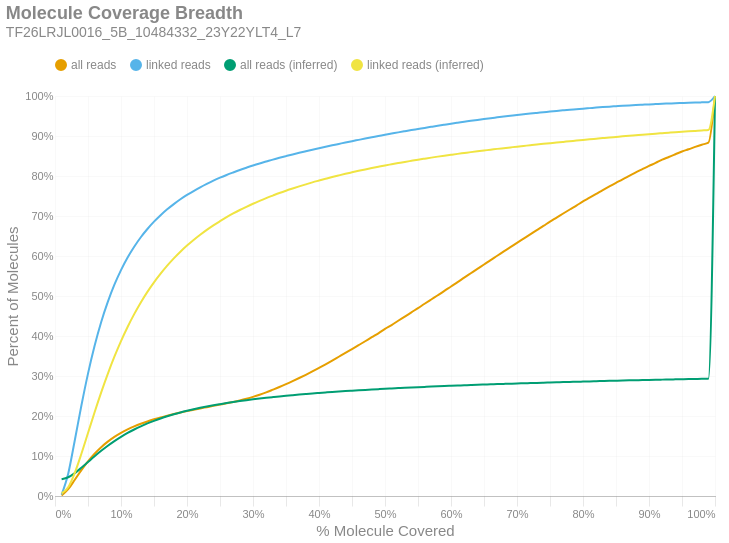

Notebook cell for this chart:
### Markdown cell above
### Molecule Read Coverage
This chart shows molecule coverage breadth as computed by the number of bases aligned to that molecule. In other words, "*how much of each unique long molecule is actually sequenced/aligned?*" Keep in mind there is a distinction between sequences and alignments, since some sequences belonging to a particular molecule may not align well and wouldn't appear in the alignment data. This chart also shows molecule coverage breadth as computed by the *inferred fragment* from which the aligned sequences originate. Unlike read coverage, this calculation takes into account the total insert size, including unsequenced gaps between the forward and reverse reads. Like the previous figures, these are cumulative percents.

### Code cell
if SKIPLR:
    print_html(f"Skipped")
else:
    binned_df = consolidated_hist(valids['coverage_bp'], mask, 0.01, True)
    binned_df_inf = consolidated_hist(valids['coverage_inserts'], mask, 0.01, True)
    binned_df = binned_df.with_columns(pl.lit(binned_df_inf['all reads (cumsum)']).alias('all reads (inferred)'))
    binned_df = binned_df.with_columns(pl.lit(binned_df_inf['linked reads (cumsum)']).alias('linked reads (inferred)'))
    binned_df = binned_df.with_columns(
        (pl.col('bin').cast(pl.Float64) + 0.01).alias('right_edge')
    )

    with SafeRender(binned_df):
        (
            density_plot(binned_df, 'Molecule Coverage Breadth', samplename, 'molcov', ['all reads (inferred)','linked reads (inferred)'])
            .encode(
                #x=alt.X('bin:Q', title="% Molecule Covered").axis(format = '%').scale(padding=0),
                x=alt.X('right_edge:Q', title="% Molecule Covered").axis(format='%').scale(padding=0),
                y=alt.Y('value:Q', title='Percent of Molecules')
                    .axis(format='%')
                    .stack(False)
                    .scale(domainMin=0, padding=0),
                color=alt.Color("key:N").scale(domain = ["all reads", "linked reads", "all reads (inferred)", "linked reads (inferred)"]),
                tooltip = [
                    alt.Tooltip("key:N", title = "Data Type"),
                    alt.Tooltip("range_label:N", title="% Molecule Covered"),
                    alt.Tooltip("value:Q", format = ".2%", title="% Molecules")
                ]
            )
        ).display()

### Figure 1 — Vega-Lite specification as saved in the notebook (floating-point values rounded to 4 significant figures)
{"width": "container", "height": 400, "config": {"title": {"anchor": "start", "dy": -15, "fontSize": 18, "color": "#888888", "subtitleColor": "#888888", "subtitleFontSize": 14}, "arc": {"fill": "#0072B2"}, "axis": {"domainColor": "#888888", "domainWidth": 0.5, "gridWidth": 0.2, "grid": false, "titleFontWeight": 400, "titleFontSize": 15, "labelFontSize": 11, "labelColor": "#888888", "tickColor": "#888888", "tickWidth": 0.2, "titleColor": "#888888"}, "axisBand": {"grid": false}, "axisX": {"grid": true, "tickSize": 10, "domainCap": "round"}, "axisY": {"domain": false, "grid": true, "tickSize": 0, "domainCap": "round"}, "background": "transparent", "header": {"labelFontSize": 15, "labelColor": "#888888", "titleFontSize": 15, "titleFontWeight": 600, "titleColor": "#888888"}, "legend": {"labelFont": "sans-serif", "labelFontSize": 12, "labelColor": "#888888", "symbolSize": 100, "symbolType": "circle", "titleFontSize": 12, "titlePadding": 10, "titleColor": "#888888", "title": null, "orient": "top"}, "range": {"category": ["#E69F00", "#56B4E9", "#009E73", "#F0E442", "#0072B2", "#D55E00", "#CC79A7", "#000000"], "diverging": ["#cfe8f3", "#a2d4ec", "#73bfe2", "#46abdb", "#1696d2", "#12719e"]}, "area": {"fill": "#0072B2", "fillOpacity": 0.7, "line": true, "strokeOpacity": 0.7}, "line": {"color": "#0072B2", "stroke": "#0072B2", "strokeWidth": 2}, "trail": {"color": "#0072B2", "stroke": "#0072B2", "strokeWidth": 0, "size": 1}, "point": {"filled": true, "fillOpacity": 1.0, "size": 95}, "text": {"color": "#888888", "fontSize": 11, "align": "right", "fontWeight": 400, "size": 11}, "bar": {"fill": "#0072B2", "stroke": null}, "view": {"stroke": null, "continuousWidth": 660, "continuousHeight": 400}}, "data": {"name": "data-f1406049d3b687c8cb28cf4c40d23f5c"}, "mark": {"type": "line", "interpolate": "monotone", "point": {"opacity": 0, "size": 275}}, "encoding": {"color": {"field": "key", "scale": {"domain": ["all reads", "linked reads", "all reads (inferred)", "linked reads (inferred)"]}, "type": "nominal"}, "tooltip": [{"field": "key", "title": "Data Type", "type": "nominal"}, {"field": "range_label", "title": "% Molecule Covered", "type": "nominal"}, {"field": "value", "format": ".2%", "title": "% Molecules", "type": "quantitative"}], "x": {"axis": {"format": "%"}, "field": "right_edge", "scale": {"padding": 0}, "title": "% Molecule Covered", "type": "quantitative"}, "y": {"axis": {"format": "%"}, "field": "value", "scale": {"domainMin": 0, "padding": 0}, "stack": false, "title": "Percent of Molecules", "type": "quantitative"}}, "params": [{"name": "param_c36ac31b6afebe62", "select": {"type": "point", "fields": ["key"]}, "bind": "legend"}], "title": {"text": "Molecule Coverage Breadth", "subtitle": "TF26LRJL0016_5B_10484332_23Y22YLT4_L7"}, "transform": [{"fold": ["all reads (cumsum)", "linked reads (cumsum)", "all reads (inferred)", "linked reads (inferred)"]}, {"calculate": "replace(datum.key, ' (cumsum)', '')", "as": "key"}, {"filter": {"param": "param_c36ac31b6afebe62"}}], "usermeta": {"embedOptions": {"downloadFileName": "TF26LRJL0016_5B_10484332_23Y22YLT4_L7.molcov"}}, "$schema": "https://vega.github.io/schema/vega-lite/v6.4.1.json", "datasets": {"data-f1406049d3b687c8cb28cf4c40d23f5c": [{"bin": "0.0", "interval": "0.0-0.01", "all reads": 0.001439, "linked reads": 0.003702, "all reads (cumsum)": 0.001439, "linked reads (cumsum)": 0.003702, "range_label": "0.0-0.01", "all reads (inferred)": 0.04208, "linked reads (inferred)": 0.0066, "right_edge": 0.01}, {"bin": "0.01", "interval": "0.01-0.02", "all reads": 0.01549, "linked reads": 0.05216, "all reads (cumsum)": 0.01693, "linked reads (cumsum)": 0.05586, "range_label": "0.01-0.02", "all reads (inferred)": 0.04695, "linked reads (inferred)": 0.0218, "right_edge": 0.02}, {"bin": "0.02", "interval": "0.02-0.03", "all reads": 0.02368, "linked reads": 0.08351, "all reads (cumsum)": 0.04061, "linked reads (cumsum)": 0.1394, "range_label": "0.02-0.03", "all reads (inferred)": 0.05733, "linked reads (inferred)": 0.05792, "right_edge": 0.03}, {"bin": "0.03", "interval": "0.03-0.04", "all reads": 0.02408, "linked reads": 0.08686, "all reads (cumsum)": 0.06469, "linked reads (cumsum)": 0.2262, "range_label": "0.03-0.04", "all reads (inferred)": 0.07066, "linked reads (inferred)": 0.1055, "right_edge": 0.04}, {"bin": "0.04", "interval": "0.04-0.05", "all reads": 0.02198, "linked reads": 0.07978, "all reads (cumsum)": 0.08667, "linked reads (cumsum)": 0.306, "range_label": "0.04-0.05", "all reads (inferred)": 0.085, "linked reads (inferred)": 0.1574, "right_edge": 0.05}, {"bin": "0.05", "interval": "0.05-0.06", "all reads": 0.01908, "linked reads": 0.06943, "all reads (cumsum)": 0.1058, "linked reads (cumsum)": 0.3754, "range_label": "0.05-0.06", "all reads (inferred)": 0.09932, "linked reads (inferred)": 0.2095, "right_edge": 0.06}, {"bin": "0.06", "interval": "0.06-0.07", "all reads": 0.01631, "linked reads": 0.05948, "all reads (cumsum)": 0.1221, "linked reads (cumsum)": 0.4349, "range_label": "0.06-0.07", "all reads (inferred)": 0.1129, "linked reads (inferred)": 0.2591, "right_edge": 0.07}, {"bin": "0.07", "interval": "0.07-0.08", "all reads": 0.01378, "linked reads": 0.05027, "all reads (cumsum)": 0.1358, "linked reads (cumsum)": 0.4852, "range_label": "0.07-0.08", "all reads (inferred)": 0.1256, "linked reads (inferred)": 0.3055, "right_edge": 0.08}, {"bin": "0.08", "interval": "0.08-0.09", "all reads": 0.01184, "linked reads": 0.04313, "all reads (cumsum)": 0.1477, "linked reads (cumsum)": 0.5283, "range_label": "0.08-0.09", "all reads (inferred)": 0.1372, "linked reads (inferred)": 0.3482, "right_edge": 0.09}, {"bin": "0.09", "interval": "0.09-0.1", "all reads": 0.01003, "linked reads": 0.03649, "all reads (cumsum)": 0.1577, "linked reads (cumsum)": 0.5648, "range_label": "0.09-0.1", "all reads (inferred)": 0.1479, "linked reads (inferred)": 0.3873, "right_edge": 0.1}, {"bin": "0.1", "interval": "0.1-0.11", "all reads": 0.008672, "linked reads": 0.03142, "all reads (cumsum)": 0.1664, "linked reads (cumsum)": 0.5962, "range_label": "0.1-0.11", "all reads (inferred)": 0.1575, "linked reads (inferred)": 0.4227, "right_edge": 0.11}, {"bin": "0.11", "interval": "0.11-0.12", "all reads": 0.007495, "linked reads": 0.02697, "all reads (cumsum)": 0.1739, "linked reads (cumsum)": 0.6232, "range_label": "0.11-0.12", "all reads (inferred)": 0.1663, "linked reads (inferred)": 0.4546, "right_edge": 0.12}, {"bin": "0.12", "interval": "0.12-0.13", "all reads": 0.006641, "linked reads": 0.02375, "all reads (cumsum)": 0.1805, "linked reads (cumsum)": 0.6469, "range_label": "0.12-0.13", "all reads (inferred)": 0.1742, "linked reads (inferred)": 0.4837, "right_edge": 0.13}, {"bin": "0.13", "interval": "0.13-0.14", "all reads": 0.00584, "linked reads": 0.02052, "all reads (cumsum)": 0.1864, "linked reads (cumsum)": 0.6675, "range_label": "0.13-0.14", "all reads (inferred)": 0.1814, "linked reads (inferred)": 0.5102, "right_edge": 0.14}, {"bin": "0.14", "interval": "0.14-0.15", "all reads": 0.005315, "linked reads": 0.01839, "all reads (cumsum)": 0.1917, "linked reads (cumsum)": 0.6858, "range_label": "0.14-0.15", "all reads (inferred)": 0.1879, "linked reads (inferred)": 0.5341, "right_edge": 0.15}, {"bin": "0.15", "interval": "0.15-0.16", "all reads": 0.004772, "linked reads": 0.01616, "all reads (cumsum)": 0.1965, "linked reads (cumsum)": 0.702, "range_label": "0.15-0.16", "all reads (inferred)": 0.1938, "linked reads (inferred)": 0.5557, "right_edge": 0.16}, {"bin": "0.16", "interval": "0.16-0.17", "all reads": 0.004372, "linked reads": 0.0146, "all reads (cumsum)": 0.2008, "linked reads (cumsum)": 0.7166, "range_label": "0.16-0.17", "all reads (inferred)": 0.1993, "linked reads (inferred)": 0.5758, "right_edge": 0.17}, {"bin": "0.17", "interval": "0.17-0.18", "all reads": 0.004017, "linked reads": 0.0131, "all reads (cumsum)": 0.2048, "linked reads (cumsum)": 0.7297, "range_label": "0.17-0.18", "all reads (inferred)": 0.2043, "linked reads (inferred)": 0.5941, "right_edge": 0.18}, {"bin": "0.18", "interval": "0.18-0.19", "all reads": 0.003806, "linked reads": 0.01205, "all reads (cumsum)": 0.2086, "linked reads (cumsum)": 0.7418, "range_label": "0.18-0.19", "all reads (inferred)": 0.2088, "linked reads (inferred)": 0.6108, "right_edge": 0.19}, {"bin": "0.19", "interval": "0.19-0.2", "all reads": 0.003558, "linked reads": 0.01082, "all reads (cumsum)": 0.2122, "linked reads (cumsum)": 0.7526, "range_label": "0.19-0.2", "all reads (inferred)": 0.213, "linked reads (inferred)": 0.6261, "right_edge": 0.2}, {"bin": "0.2", "interval": "0.2-0.21", "all reads": 0.00336, "linked reads": 0.009886, "all reads (cumsum)": 0.2156, "linked reads (cumsum)": 0.7625, "range_label": "0.2-0.21", "all reads (inferred)": 0.2169, "linked reads (inferred)": 0.6402, "right_edge": 0.21}, {"bin": "0.21", "interval": "0.21-0.22", "all reads": 0.003286, "linked reads": 0.009253, "all reads (cumsum)": 0.2189, "linked reads (cumsum)": 0.7717, "range_label": "0.21-0.22", "all reads (inferred)": 0.2204, "linked reads (inferred)": 0.6532, "right_edge": 0.22}, {"bin": "0.22", "interval": "0.22-0.23", "all reads": 0.003219, "linked reads": 0.008549, "all reads (cumsum)": 0.2221, "linked reads (cumsum)": 0.7803, "range_label": "0.22-0.23", "all reads (inferred)": 0.2237, "linked reads (inferred)": 0.6654, "right_edge": 0.23}, {"bin": "0.23", "interval": "0.23-0.24", "all reads": 0.003228, "linked reads": 0.008099, "all reads (cumsum)": 0.2253, "linked reads (cumsum)": 0.7884, "range_label": "0.23-0.24", "all reads (inferred)": 0.2268, "linked reads (inferred)": 0.6767, "right_edge": 0.24}, {"bin": "0.24", "interval": "0.24-0.25", "all reads": 0.003167, "linked reads": 0.007382, "all reads (cumsum)": 0.2285, "linked reads (cumsum)": 0.7957, "range_label": "0.24-0.25", "all reads (inferred)": 0.2297, "linked reads (inferred)": 0.687, "right_edge": 0.25}, {"bin": "0.25", "interval": "0.25-0.26", "all reads": 0.003171, "linked reads": 0.006789, "all reads (cumsum)": 0.2316, "linked reads (cumsum)": 0.8025, "range_label": "0.25-0.26", "all reads (inferred)": 0.2324, "linked reads (inferred)": 0.697, "right_edge": 0.26}, {"bin": "0.26", "interval": "0.26-0.27", "all reads": 0.003372, "linked reads": 0.006329, "all reads (cumsum)": 0.235, "linked reads (cumsum)": 0.8089, "range_label": "0.26-0.27", "all reads (inferred)": 0.2349, "linked reads (inferred)": 0.7063, "right_edge": 0.27}, {"bin": "0.27", "interval": "0.27-0.28", "all reads": 0.003757, "linked reads": 0.006127, "all reads (cumsum)": 0.2388, "linked reads (cumsum)": 0.815, "range_label": "0.27-0.28", "all reads (inferred)": 0.2373, "linked reads (inferred)": 0.715, "right_edge": 0.28}, {"bin": "0.28", "interval": "0.28-0.29", "all reads": 0.004219, "linked reads": 0.005754, "all reads (cumsum)": 0.243, "linked reads (cumsum)": 0.8207, "range_label": "0.28-0.29", "all reads (inferred)": 0.2395, "linked reads (inferred)": 0.723, "right_edge": 0.29}, {"bin": "0.29", "interval": "0.29-0.3", "all reads": 0.004775, "linked reads": 0.005552, "all reads (cumsum)": 0.2478, "linked reads (cumsum)": 0.8263, "range_label": "0.29-0.3", "all reads (inferred)": 0.2416, "linked reads (inferred)": 0.7307, "right_edge": 0.3}, {"bin": "0.3", "interval": "0.3-0.31", "all reads": 0.005375, "linked reads": 0.005099, "all reads (cumsum)": 0.2531, "linked reads (cumsum)": 0.8314, "range_label": "0.3-0.31", "all reads (inferred)": 0.2436, "linked reads (inferred)": 0.7379, "right_edge": 0.31}, {"bin": "0.31", "interval": "0.31-0.32", "all reads": 0.006038, "linked reads": 0.00477, "all reads (cumsum)": 0.2592, "linked reads (cumsum)": 0.8362, "range_label": "0.31-0.32", "all reads (inferred)": 0.2455, "linked reads (inferred)": 0.7447, "right_edge": 0.32}, {"bin": "0.32", "interval": "0.32-0.33", "all reads": 0.006585, "linked reads": 0.004844, "all reads (cumsum)": 0.2658, "linked reads (cumsum)": 0.841, "range_label": "0.32-0.33", "all reads (inferred)": 0.2472, "linked reads (inferred)": 0.7511, "right_edge": 0.33}, {"bin": "0.33", "interval": "0.33-0.34", "all reads": 0.006746, "linked reads": 0.004449, "all reads (cumsum)": 0.2725, "linked reads (cumsum)": 0.8455, "range_label": "0.33-0.34", "all reads (inferred)": 0.249, "linked reads (inferred)": 0.7574, "right_edge": 0.34}, {"bin": "0.34", "interval": "0.34-0.35", "all reads": 0.007178, "linked reads": 0.004295, "all reads (cumsum)": 0.2797, "linked reads (cumsum)": 0.8498, "range_label": "0.34-0.35", "all reads (inferred)": 0.2506, "linked reads (inferred)": 0.7632, "right_edge": 0.35}, {"bin": "0.35", "interval": "0.35-0.36", "all reads": 0.007554, "linked reads": 0.004225, "all reads (cumsum)": 0.2872, "linked reads (cumsum)": 0.854, "range_label": "0.35-0.36", "all reads (inferred)": 0.2521, "linked reads (inferred)": 0.7687, "right_edge": 0.36}, {"bin": "0.36", "interval": "0.36-0.37", "all reads": 0.007807, "linked reads": 0.004019, "all reads (cumsum)": 0.295, "linked reads (cumsum)": 0.858, "range_label": "0.36-0.37", "all reads (inferred)": 0.2535, "linked reads (inferred)": 0.774, "right_edge": 0.37}, {"bin": "0.37", "interval": "0.37-0.38", "all reads": 0.008006, "linked reads": 0.003868, "all reads (cumsum)": 0.3031, "linked reads (cumsum)": 0.8619, "range_label": "0.37-0.38", "all reads (inferred)": 0.2549, "linked reads (inferred)": 0.7791, "right_edge": 0.38}, {"bin": "0.38", "interval": "0.38-0.39", "all reads": 0.008316, "linked reads": 0.003813, "all reads (cumsum)": 0.3114, "linked reads (cumsum)": 0.8657, "range_label": "0.38-0.39", "all reads (inferred)": 0.2563, "linked reads (inferred)": 0.784, "right_edge": 0.39}, {"bin": "0.39", "interval": "0.39-0.4", "all reads": 0.008865, "linked reads": 0.003727, "all reads (cumsum)": 0.3202, "linked reads (cumsum)": 0.8694, "range_label": "0.39-0.4", "all reads (inferred)": 0.2576, "linked reads (inferred)": 0.7886, "right_edge": 0.4}, {"bin": "0.4", "interval": "0.4-0.41", "all reads": 0.009072, "linked reads": 0.00373, "all reads (cumsum)": 0.3293, "linked reads (cumsum)": 0.8731, "range_label": "0.4-0.41", "all reads (inferred)": 0.2588, "linked reads (inferred)": 0.7931, "right_edge": 0.41}, {"bin": "0.41", "interval": "0.41-0.42", "all reads": 0.009359, "linked reads": 0.003606, "all reads (cumsum)": 0.3387, "linked reads (cumsum)": 0.8767, "range_label": "0.41-0.42", "all reads (inferred)": 0.26, "linked reads (inferred)": 0.7974, "right_edge": 0.42}, {"bin": "0.42", "interval": "0.42-0.43", "all reads": 0.009468, "linked reads": 0.003463, "all reads (cumsum)": 0.3481, "linked reads (cumsum)": 0.8802, "range_label": "0.42-0.43", "all reads (inferred)": 0.2611, "linked reads (inferred)": 0.8015, "right_edge": 0.43}, {"bin": "0.43", "interval": "0.43-0.44", "all reads": 0.009462, "linked reads": 0.003476, "all reads (cumsum)": 0.3576, "linked reads (cumsum)": 0.8837, "range_label": "0.43-0.44", "all reads (inferred)": 0.2623, "linked reads (inferred)": 0.8055, "right_edge": 0.44}, {"bin": "0.44", "interval": "0.44-0.45", "all reads": 0.009718, "linked reads": 0.00339, "all reads (cumsum)": 0.3673, "linked reads (cumsum)": 0.8871, "range_label": "0.44-0.45", "all reads (inferred)": 0.2633, "linked reads (inferred)": 0.8092, "right_edge": 0.45}, {"bin": "0.45", "interval": "0.45-0.46", "all reads": 0.009754, "linked reads": 0.003255, "all reads (cumsum)": 0.3771, "linked reads (cumsum)": 0.8903, "range_label": "0.45-0.46", "all reads (inferred)": 0.2643, "linked reads (inferred)": 0.8129, "right_edge": 0.46}, {"bin": "0.46", "interval": "0.46-0.47", "all reads": 0.009847, "linked reads": 0.003273, "all reads (cumsum)": 0.3869, "linked reads (cumsum)": 0.8936, "range_label": "0.46-0.47", "all reads (inferred)": 0.2653, "linked reads (inferred)": 0.8165, "right_edge": 0.47}, {"bin": "0.47", "interval": "0.47-0.48", "all reads": 0.01008, "linked reads": 0.003165, "all reads (cumsum)": 0.397, "linked reads (cumsum)": 0.8968, "range_label": "0.47-0.48", "all reads (inferred)": 0.2663, "linked reads (inferred)": 0.8199, "right_edge": 0.48}, {"bin": "0.48", "interval": "0.48-0.49", "all reads": 0.009771, "linked reads": 0.003088, "all reads (cumsum)": 0.4068, "linked reads (cumsum)": 0.8999, "range_label": "0.48-0.49", "all reads (inferred)": 0.2672, "linked reads (inferred)": 0.8232, "right_edge": 0.49}, {"bin": "0.49", "interval": "0.49-0.5", "all reads": 0.01106, "linked reads": 0.003255, "all reads (cumsum)": 0.4178, "linked reads (cumsum)": 0.9031, "range_label": "0.49-0.5", "all reads (inferred)": 0.2681, "linked reads (inferred)": 0.8264, "right_edge": 0.5}, {"bin": "0.5", "interval": "0.5-0.51", "all reads": 0.009514, "linked reads": 0.002955, "all reads (cumsum)": 0.4273, "linked reads (cumsum)": 0.9061, "range_label": "0.5-0.51", "all reads (inferred)": 0.2689, "linked reads (inferred)": 0.8294, "right_edge": 0.51}, {"bin": "0.51", "interval": "0.51-0.52", "all reads": 0.01072, "linked reads": 0.002994, "all reads (cumsum)": 0.4381, "linked reads (cumsum)": 0.9091, "range_label": "0.51-0.52", "all reads (inferred)": 0.2697, "linked reads (inferred)": 0.8323, "right_edge": 0.52}, {"bin": "0.52", "interval": "0.52-0.53", "all reads": 0.01039, "linked reads": 0.002891, "all reads (cumsum)": 0.4484, "linked reads (cumsum)": 0.9119, "range_label": "0.52-0.53", "all reads (inferred)": 0.2705, "linked reads (inferred)": 0.8352, "right_edge": 0.53}, {"bin": "0.53", "interval": "0.53-0.54", "all reads": 0.01069, "linked reads": 0.002853, "all reads (cumsum)": 0.4591, "linked reads (cumsum)": 0.9148, "range_label": "0.53-0.54", "all reads (inferred)": 0.2713, "linked reads (inferred)": 0.838, "right_edge": 0.54}, {"bin": "0.54", "interval": "0.54-0.55", "all reads": 0.01052, "linked reads": 0.002689, "all reads (cumsum)": 0.4697, "linked reads (cumsum)": 0.9175, "range_label": "0.54-0.55", "all reads (inferred)": 0.272, "linked reads (inferred)": 0.8407, "right_edge": 0.55}, {"bin": "0.55", "interval": "0.55-0.56", "all reads": 0.01092, "linked reads": 0.002736, "all reads (cumsum)": 0.4806, "linked reads (cumsum)": 0.9202, "range_label": "0.55-0.56", "all reads (inferred)": 0.2728, "linked reads (inferred)": 0.8433, "right_edge": 0.56}, {"bin": "0.56", "interval": "0.56-0.57", "all reads": 0.01069, "linked reads": 0.002653, "all reads (cumsum)": 0.4913, "linked reads (cumsum)": 0.9229, "range_label": "0.56-0.57", "all reads (inferred)": 0.2735, "linked reads (inferred)": 0.8459, "right_edge": 0.57}, {"bin": "0.57", "interval": "0.57-0.58", "all reads": 0.01063, "linked reads": 0.002638, "all reads (cumsum)": 0.5019, "linked reads (cumsum)": 0.9255, "range_label": "0.57-0.58", "all reads (inferred)": 0.2742, "linked reads (inferred)": 0.8484, "right_edge": 0.58}, {"bin": "0.58", "interval": "0.58-0.59", "all reads": 0.01079, "linked reads": 0.002597, "all reads (cumsum)": 0.5127, "linked reads (cumsum)": 0.9281, "range_label": "0.58-0.59", "all reads (inferred)": 0.2749, "linked reads (inferred)": 0.8508, "right_edge": 0.59}, {"bin": "0.59", "interval": "0.59-0.6", "all reads": 0.01117, "linked reads": 0.002582, "all reads (cumsum)": 0.5238, "linked reads (cumsum)": 0.9307, "range_label": "0.59-0.6", "all reads (inferred)": 0.2755, "linked reads (inferred)": 0.853, "right_edge": 0.6}, {"bin": "0.6", "interval": "0.6-0.61", "all reads": 0.0108, "linked reads": 0.00243, "all reads (cumsum)": 0.5346, "linked reads (cumsum)": 0.9331, "range_label": "0.6-0.61", "all reads (inferred)": 0.2762, "linked reads (inferred)": 0.8553, "right_edge": 0.61}, {"bin": "0.61", "interval": "0.61-0.62", "all reads": 0.01123, "linked reads": 0.002368, "all reads (cumsum)": 0.5459, "linked reads (cumsum)": 0.9355, "range_label": "0.61-0.62", "all reads (inferred)": 0.2768, "linked reads (inferred)": 0.8575, "right_edge": 0.62}, {"bin": "0.62", "interval": "0.62-0.63", "all reads": 0.01103, "linked reads": 0.002467, "all reads (cumsum)": 0.5569, "linked reads (cumsum)": 0.938, "range_label": "0.62-0.63", "all reads (inferred)": 0.2774, "linked reads (inferred)": 0.8597, "right_edge": 0.63}, {"bin": "0.63", "interval": "0.63-0.64", "all reads": 0.01103, "linked reads": 0.002291, "all reads (cumsum)": 0.5679, "linked reads (cumsum)": 0.9403, "range_label": "0.63-0.64", "all reads (inferred)": 0.278, "linked reads (inferred)": 0.8618, "right_edge": 0.64}, {"bin": "0.64", "interval": "0.64-0.65", "all reads": 0.01079, "linked reads": 0.0022, "all reads (cumsum)": 0.5787, "linked reads (cumsum)": 0.9425, "range_label": "0.64-0.65", "all reads (inferred)": 0.2786, "linked reads (inferred)": 0.8638, "right_edge": 0.65}, {"bin": "0.65", "interval": "0.65-0.66", "all reads": 0.01115, "linked reads": 0.002138, "all reads (cumsum)": 0.5899, "linked reads (cumsum)": 0.9446, "range_label": "0.65-0.66", "all reads (inferred)": 0.2791, "linked reads (inferred)": 0.8658, "right_edge": 0.66}, {"bin": "0.66", "interval": "0.66-0.67", "all reads": 0.0107, "linked reads": 0.002024, "all reads (cumsum)": 0.6006, "linked reads (cumsum)": 0.9466, "range_label": "0.66-0.67", "all reads (inferred)": 0.2797, "linked reads (inferred)": 0.8678, "right_edge": 0.67}, {"bin": "0.67", "interval": "0.67-0.68", "all reads": 0.01087, "linked reads": 0.002036, "all reads (cumsum)": 0.6114, "linked reads (cumsum)": 0.9486, "range_label": "0.67-0.68", "all reads (inferred)": 0.2802, "linked reads (inferred)": 0.8697, "right_edge": 0.68}, {"bin": "0.68", "interval": "0.68-0.69", "all reads": 0.0107, "linked reads": 0.001909, "all reads (cumsum)": 0.6221, "linked reads (cumsum)": 0.9506, "range_label": "0.68-0.69", "all reads (inferred)": 0.2808, "linked reads (inferred)": 0.8715, "right_edge": 0.69}, {"bin": "0.69", "interval": "0.69-0.7", "all reads": 0.01079, "linked reads": 0.001923, "all reads (cumsum)": 0.6329, "linked reads (cumsum)": 0.9525, "range_label": "0.69-0.7", "all reads (inferred)": 0.2813, "linked reads (inferred)": 0.8734, "right_edge": 0.7}, {"bin": "0.7", "interval": "0.7-0.71", "all reads": 0.01053, "linked reads": 0.001815, "all reads (cumsum)": 0.6435, "linked reads (cumsum)": 0.9543, "range_label": "0.7-0.71", "all reads (inferred)": 0.2818, "linked reads (inferred)": 0.8752, "right_edge": 0.71}, {"bin": "0.71", "interval": "0.71-0.72", "all reads": 0.01051, "linked reads": 0.001807, "all reads (cumsum)": 0.654, "linked reads (cumsum)": 0.9561, "range_label": "0.71-0.72", "all reads (inferred)": 0.2823, "linked reads (inferred)": 0.8769, "right_edge": 0.72}, {"bin": "0.72", "interval": "0.72-0.73", "all reads": 0.01071, "linked reads": 0.001664, "all reads (cumsum)": 0.6647, "linked reads (cumsum)": 0.9578, "range_label": "0.72-0.73", "all reads (inferred)": 0.2828, "linked reads (inferred)": 0.8787, "right_edge": 0.73}, {"bin": "0.73", "interval": "0.73-0.74", "all reads": 0.01041, "linked reads": 0.001618, "all reads (cumsum)": 0.6751, "linked reads (cumsum)": 0.9594, "range_label": "0.73-0.74", "all reads (inferred)": 0.2833, "linked reads (inferred)": 0.8803, "right_edge": 0.74}, {"bin": "0.74", "interval": "0.74-0.75", "all reads": 0.01082, "linked reads": 0.001677, "all reads (cumsum)": 0.6859, "linked reads (cumsum)": 0.9611, "range_label": "0.74-0.75", "all reads (inferred)": 0.2838, "linked reads (inferred)": 0.882, "right_edge": 0.75}, {"bin": "0.75", "interval": "0.75-0.76", "all reads": 0.01005, "linked reads": 0.001597, "all reads (cumsum)": 0.696, "linked reads (cumsum)": 0.9627, "range_label": "0.75-0.76", "all reads (inferred)": 0.2842, "linked reads (inferred)": 0.8837, "right_edge": 0.76}, {"bin": "0.76", "interval": "0.76-0.77", "all reads": 0.01024, "linked reads": 0.001503, "all reads (cumsum)": 0.7062, "linked reads (cumsum)": 0.9642, "range_label": "0.76-0.77", "all reads (inferred)": 0.2847, "linked reads (inferred)": 0.8853, "right_edge": 0.77}, {"bin": "0.77", "interval": "0.77-0.78", "all reads": 0.01001, "linked reads": 0.001464, "all reads (cumsum)": 0.7162, "linked reads (cumsum)": 0.9656, "range_label": "0.77-0.78", "all reads (inferred)": 0.2852, "linked reads (inferred)": 0.8869, "right_edge": 0.78}, {"bin": "0.78", "interval": "0.78-0.79", "all reads": 0.009852, "linked reads": 0.00136, "all reads (cumsum)": 0.7261, "linked reads (cumsum)": 0.967, "range_label": "0.78-0.79", "all reads (inferred)": 0.2856, "linked reads (inferred)": 0.8885, "right_edge": 0.79}, {"bin": "0.79", "interval": "0.79-0.8", "all reads": 0.01031, "linked reads": 0.001409, "all reads (cumsum)": 0.7364, "linked reads (cumsum)": 0.9684, "range_label": "0.79-0.8", "all reads (inferred)": 0.2861, "linked reads (inferred)": 0.8901, "right_edge": 0.8}, {"bin": "0.8", "interval": "0.8-0.81", "all reads": 0.009342, "linked reads": 0.00129, "all reads (cumsum)": 0.7457, "linked reads (cumsum)": 0.9697, "range_label": "0.8-0.81", "all reads (inferred)": 0.2865, "linked reads (inferred)": 0.8917, "right_edge": 0.81}, {"bin": "0.81", "interval": "0.81-0.82", "all reads": 0.009493, "linked reads": 0.001304, "all reads (cumsum)": 0.7552, "linked reads (cumsum)": 0.971, "range_label": "0.81-0.82", "all reads (inferred)": 0.287, "linked reads (inferred)": 0.8932, "right_edge": 0.82}, {"bin": "0.82", "interval": "0.82-0.83", "all reads": 0.009596, "linked reads": 0.001252, "all reads (cumsum)": 0.7648, "linked reads (cumsum)": 0.9722, "range_label": "0.82-0.83", "all reads (inferred)": 0.2874, "linked reads (inferred)": 0.8948, "right_edge": 0.83}, {"bin": "0.83", "interval": "0.83-0.84", "all reads": 0.009178, "linked reads": 0.00114, "all reads (cumsum)": 0.774, "linked reads (cumsum)": 0.9734, "range_label": "0.83-0.84", "all reads (inferred)": 0.2878, "linked reads (inferred)": 0.8963, "right_edge": 0.84}, {"bin": "0.84", "interval": "0.84-0.85", "all reads": 0.008864, "linked reads": 0.001054, "all reads (cumsum)": 0.7828, "linked reads (cumsum)": 0.9744, "range_label": "0.84-0.85", "all reads (inferred)": 0.2883, "linked reads (inferred)": 0.8977, "right_edge": 0.85}, {"bin": "0.85", "interval": "0.85-0.86", "all reads": 0.008953, "linked reads": 0.001052, "all reads (cumsum)": 0.7918, "linked reads (cumsum)": 0.9755, "range_label": "0.85-0.86", "all reads (inferred)": 0.2887, "linked reads (inferred)": 0.8992, "right_edge": 0.86}, {"bin": "0.86", "interval": "0.86-0.87", "all reads": 0.008542, "linked reads": 0.0009771, "all reads (cumsum)": 0.8003, "linked reads (cumsum)": 0.9765, "range_label": "0.86-0.87", "all reads (inferred)": 0.2891, "linked reads (inferred)": 0.9006, "right_edge": 0.87}, {"bin": "0.87", "interval": "0.87-0.88", "all reads": 0.008557, "linked reads": 0.000893, "all reads (cumsum)": 0.8089, "linked reads (cumsum)": 0.9774, "range_label": "0.87-0.88", "all reads (inferred)": 0.2895, "linked reads (inferred)": 0.9019, "right_edge": 0.88}, {"bin": "0.88", "interval": "0.88-0.89", "all reads": 0.008158, "linked reads": 0.0008452, "all reads (cumsum)": 0.8171, "linked reads (cumsum)": 0.9782, "range_label": "0.88-0.89", "all reads (inferred)": 0.2899, "linked reads (inferred)": 0.9033, "right_edge": 0.89}, {"bin": "0.89", "interval": "0.89-0.9", "all reads": 0.00814, "linked reads": 0.0008403, "all reads (cumsum)": 0.8252, "linked reads (cumsum)": 0.979, "range_label": "0.89-0.9", "all reads (inferred)": 0.2902, "linked reads (inferred)": 0.9046, "right_edge": 0.9}, {"bin": "0.9", "interval": "0.9-0.91", "all reads": 0.007454, "linked reads": 0.0007578, "all reads (cumsum)": 0.8327, "linked reads (cumsum)": 0.9798, "range_label": "0.9-0.91", "all reads (inferred)": 0.2906, "linked reads (inferred)": 0.9059, "right_edge": 0.91}, {"bin": "0.91", "interval": "0.91-0.92", "all reads": 0.008233, "linked reads": 0.0007691, "all reads (cumsum)": 0.8409, "linked reads (cumsum)": 0.9806, "range_label": "0.91-0.92", "all reads (inferred)": 0.2909, "linked reads (inferred)": 0.9071, "right_edge": 0.92}, {"bin": "0.92", "interval": "0.92-0.93", "all reads": 0.006572, "linked reads": 0.0006679, "all reads (cumsum)": 0.8475, "linked reads (cumsum)": 0.9812, "range_label": "0.92-0.93", "all reads (inferred)": 0.2913, "linked reads (inferred)": 0.9082, "right_edge": 0.93}, {"bin": "0.93", "interval": "0.93-0.94", "all reads": 0.006915, "linked reads": 0.000693, "all reads (cumsum)": 0.8544, "linked reads (cumsum)": 0.9819, "range_label": "0.93-0.94", "all reads (inferred)": 0.2916, "linked reads (inferred)": 0.9094, "right_edge": 0.94}, {"bin": "0.94", "interval": "0.94-0.95", "all reads": 0.007004, "linked reads": 0.0006023, "all reads (cumsum)": 0.8614, "linked reads (cumsum)": 0.9825, "range_label": "0.94-0.95", "all reads (inferred)": 0.2919, "linked reads (inferred)": 0.9105, "right_edge": 0.95}, {"bin": "0.95", "interval": "0.95-0.96", "all reads": 0.005503, "linked reads": 0.0005967, "all reads (cumsum)": 0.8669, "linked reads (cumsum)": 0.9831, "range_label": "0.95-0.96", "all reads (inferred)": 0.2923, "linked reads (inferred)": 0.9116, "right_edge": 0.96}, {"bin": "0.96", "interval": "0.96-0.97", "all reads": 0.005914, "linked reads": 0.000523, "all reads (cumsum)": 0.8728, "linked reads (cumsum)": 0.9837, "range_label": "0.96-0.97", "all reads (inferred)": 0.2926, "linked reads (inferred)": 0.9127, "right_edge": 0.97}, {"bin": "0.97", "interval": "0.97-0.98", "all reads": 0.0055, "linked reads": 0.0004849, "all reads (cumsum)": 0.8783, "linked reads (cumsum)": 0.9841, "range_label": "0.97-0.98", "all reads (inferred)": 0.2929, "linked reads (inferred)": 0.9138, "right_edge": 0.98}, {"bin": "0.98", "interval": "0.98-0.99", "all reads": 0.004972, "linked reads": 0.0004606, "all reads (cumsum)": 0.8833, "linked reads (cumsum)": 0.9846, "range_label": "0.98-0.99", "all reads (inferred)": 0.2933, "linked reads (inferred)": 0.915, "right_edge": 0.99}, {"bin": "0.99", "interval": "0.99-1.0", "all reads": 0.1167, "linked reads": 0.0154, "all reads (cumsum)": 1.0, "linked reads (cumsum)": 1.0, "range_label": "0.99-1.0", "all reads (inferred)": 1.0, "linked reads (inferred)": 1.0, "right_edge": 1.0}]}}
